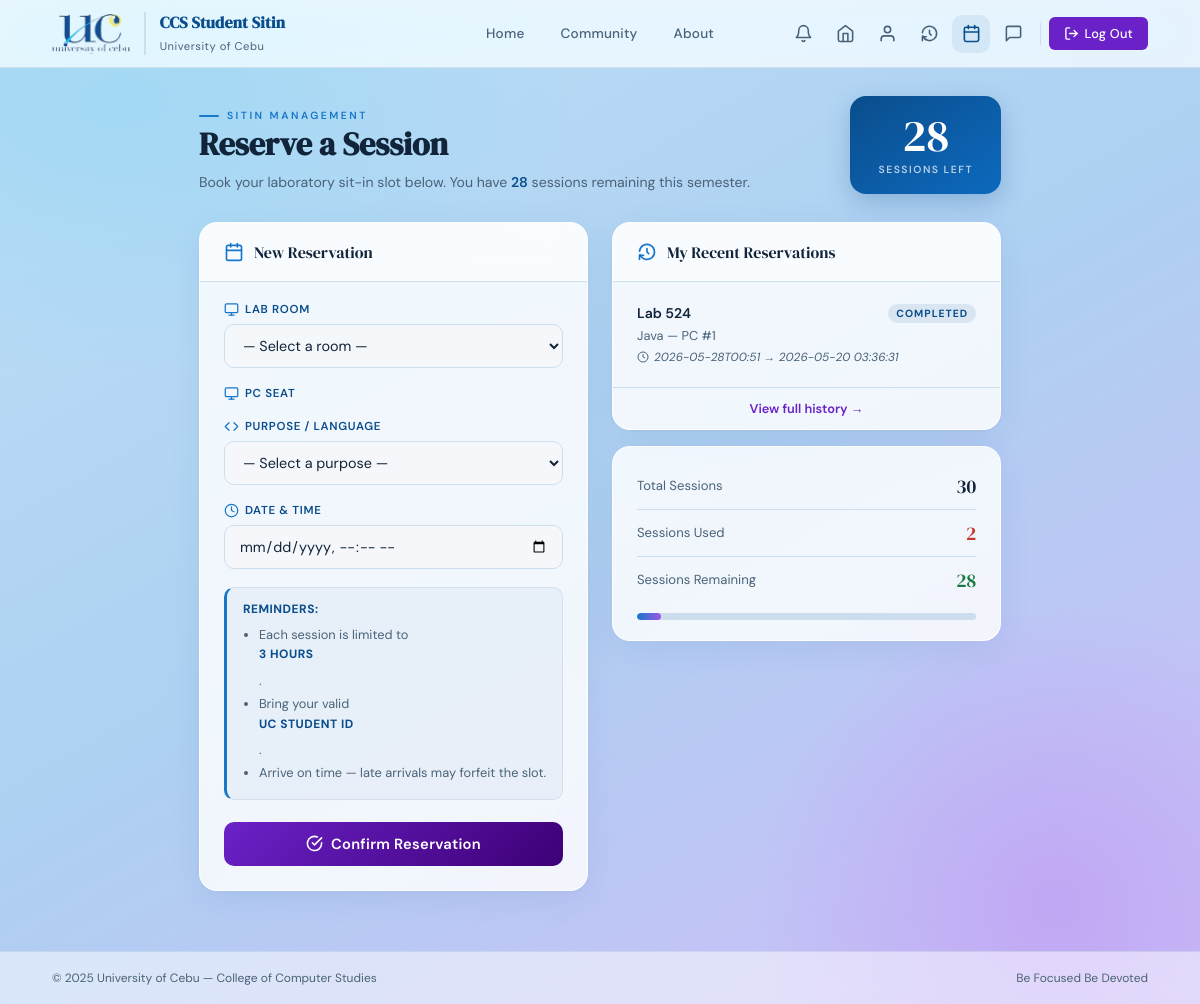
Screenshot of /Reservation.php (signed in) with the database file from the repository.
### tables this page shows
CREATE TABLE students (
    id          INTEGER PRIMARY KEY AUTOINCREMENT,
    student_id  TEXT    NOT NULL UNIQUE,
    first_name  TEXT    NOT NULL,
    middle_name TEXT    DEFAULT '',
    last_name   TEXT    NOT NULL,
    course      TEXT    NOT NULL,
    course_code TEXT    DEFAULT '',
    level       TEXT    NOT NULL,
    email       TEXT    NOT NULL UNIQUE,
    address     TEXT    DEFAULT '',
    password    TEXT    NOT NULL,
    profile_pic TEXT    DEFAULT NULL,
    sessions    INTEGER NOT NULL DEFAULT 30,
    used        INTEGER NOT NULL DEFAULT 0,
    created_at  TEXT    NOT NULL DEFAULT (datetime('now'))
);

CREATE TABLE sitin_logs (
    id         INTEGER PRIMARY KEY AUTOINCREMENT,
    student_id INTEGER NOT NULL REFERENCES students(id),
    lab_room   TEXT    NOT NULL,
    purpose    TEXT    NOT NULL,
    date_in    TEXT    NOT NULL DEFAULT (datetime('now')),
    date_out   TEXT    DEFAULT NULL,
    status     TEXT    NOT NULL DEFAULT 'pending',
    feedback   TEXT    DEFAULT NULL
, pc_number INTEGER DEFAULT NULL);

### Reservation.php (the view, shortened to what this page needs)
<?php
$db   = get_db();
$stmt = $db->prepare('SELECT * FROM students WHERE id = ? LIMIT 1');
$stmt->execute([$_SESSION['student']['id']]);
$student = $stmt->fetch();
$remaining = $student['sessions'] - $student['used'];
$errors    = [];
$reservations = $db->prepare("
    SELECT * FROM sitin_logs
    WHERE student_id = ?
    ORDER BY date_in DESC
    LIMIT 10
");
$reservations->execute([$student['id']]);
$reservations = $reservations->fetchAll();
?>
<!DOCTYPE html>
<html lang="en">
<head>
  <link rel="stylesheet" href="css/Style.css"/>
  <link rel="stylesheet" href="css/Students.css"/>
  <link rel="stylesheet" href="css/Reservation.css"/>
</head>
<body class="student-page" style="display:flex;flex-direction:column;min-height:100vh;">
<?php include __DIR__ . '/nav_student.php'; ?>
<main class="reservation-main" style="flex:1;">
  <div class="res-page-header">
    <div class="res-page-header-text">
      <span class="section-eyebrow">SitIn Management</span>
      <h1 class="res-page-title">Reserve a Session</h1>
      <p class="res-page-sub">Book your laboratory sit-in slot below. You have <strong><?= $remaining ?></strong> session<?= $remaining !== 1 ? 's' : '' ?> remaining this semester.</p>
    </div>
    <div class="res-session-badge">
      <span class="rsb-num"><?= $remaining ?></span>
      <span class="rsb-label">Sessions Left</span>
    </div>
  </div>
  <div class="res-layout">
    <div class="res-form-col">
      <div class="res-card">
        <div class="res-card-header">
          <span>New Reservation</span>
        </div>
        <?php if ($remaining <= 0): ?>
          <div class="res-alert res-alert--warning">
            <span>&#9888;</span>
            You have used all your sit-in sessions for this semester.
          </div>
        <?php else: ?>
        <form method="POST" action="Reservation.php" class="res-form" novalidate>
          <div class="res-field <?= isset($errors['lab_room']) ? 'res-field--error' : '' ?>">
            <label for="lab_room">
              <svg width="15" height="15" viewBox="0 0 24 24" fill="none" stroke="currentColor" stroke-width="2" stroke-linecap="round" stroke-linejoin="round">
                <rect x="2" y="3" width="20" height="14" rx="2" ry="2"/>
                <line x1="8" y1="21" x2="16" y2="21"/>
                <line x1="12" y1="17" x2="12" y2="21"/>
              </svg>
              Lab Room
            </label>
            <select id="lab_room" name="lab_room" onchange="onLabRoomChange(this.value)">
              <option value="">— Select a room —</option>
            </select>
          </div>
          <div class="res-field <?= isset($errors['pc_number']) ? 'res-field--error' : '' ?>">
            <label>
              <svg width="15" height="15" viewBox="0 0 24 24" fill="none" stroke="currentColor" stroke-width="2" stroke-linecap="round" stroke-linejoin="round">
                <rect x="2" y="3" width="20" height="14" rx="2" ry="2"/>
                <line x1="8" y1="21" x2="16" y2="21"/>
                <line x1="12" y1="17" x2="12" y2="21"/>
              </svg>
              PC Seat
            </label>
          </div>
          <div class="res-field <?= isset($errors['purpose']) ? 'res-field--error' : '' ?>">
            <label for="purpose">
              <svg width="15" height="15" viewBox="0 0 24 24" fill="none" stroke="currentColor" stroke-width="2" stroke-linecap="round" stroke-linejoin="round">
                <polyline points="16 18 22 12 16 6"/>
                <polyline points="8 6 2 12 8 18"/>
              </svg>
              Purpose / Language
            </label>
            <select id="purpose" name="purpose">
              <option value="">— Select a purpose —</option>
            </select>
          </div>
          <div class="res-field <?= isset($errors['date_in']) ? 'res-field--error' : '' ?>">
            <label for="date_in">
              <svg width="15" height="15" viewBox="0 0 24 24" fill="none" stroke="currentColor" stroke-width="2" stroke-linecap="round" stroke-linejoin="round">
                <circle cx="12" cy="12" r="10"/>
                <polyline points="12 6 12 12 16 14"/>
              </svg>
              Date &amp; Time
            </label>
            <input type="datetime-local" id="date_in" name="date_in"
              value="<?= htmlspecialchars($_POST['date_in'] ?? '') ?>"
              min="<?= date('Y-m-d\TH:i') ?>"/>
          </div>
          <div class="res-info-box">
            <strong>Reminders:</strong>
            <ul>
              <li>Each session is limited to <strong>3 hours</strong>.</li>
              <li>Bring your valid <strong>UC Student ID</strong>.</li>
              <li>Arrive on time — late arrivals may forfeit the slot.</li>
            </ul>
          </div>
          <button type="submit" class="res-submit-btn">
            <svg width="17" height="17" viewBox="0 0 24 24" fill="none" stroke="currentColor" stroke-width="2.2" stroke-linecap="round" stroke-linejoin="round">
              <path d="M22 11.08V12a10 10 0 1 1-5.93-9.14"/>
              <polyline points="22 4 12 14.01 9 11.01"/>
            </svg>
            Confirm Reservation
          </button>
        </form>
        <?php endif; ?>
      </div>
    </div>
    <div class="res-history-col">
      <div class="res-card">
        <div class="res-card-header">
          <svg width="20" height="20" viewBox="0 0 24 24" fill="none" stroke="currentColor" stroke-width="2" stroke-linecap="round" stroke-linejoin="round">
            <polyline points="12 8 12 12 14 14"/>
            <path d="M3.05 11a9 9 0 1 1 .5 4"/>
            <polyline points="3 21 3 16 8 16"/>
          </svg>
          <span>My Recent Reservations</span>
        </div>
        <?php if (empty($reservations)): ?>
          <div class="res-empty">
            <svg width="40" height="40" viewBox="0 0 24 24" fill="none" stroke="currentColor" stroke-width="1.4" stroke-linecap="round" stroke-linejoin="round" color="var(--rule)">
              <rect x="3" y="4" width="18" height="18" rx="2" ry="2"/>
              <line x1="16" y1="2" x2="16" y2="6"/>
              <line x1="8"  y1="2" x2="8"  y2="6"/>
              <line x1="3"  y1="10" x2="21" y2="10"/>
            </svg>
            <p>No reservations yet.</p>
            <small>Your sit-in history will appear here.</small>
          </div>
        <?php else: ?>
          <div class="res-history-list">
            <?php foreach ($reservations as $log): ?>
            <div class="res-history-item">
              <div class="rhi-top">
                <span class="rhi-room"><?= htmlspecialchars($log['lab_room']) ?></span>
                <span class="rhi-status rhi-status--<?= $log['status'] ?>">
                  <?= ucfirst(htmlspecialchars($log['status'])) ?>
                </span>
              </div>
              <div class="rhi-purpose"><?= htmlspecialchars($log['purpose']) ?>
                <?php if ($log['pc_number']): ?>
                  &mdash; PC #<?= $log['pc_number'] ?>
                <?php endif; ?>
              </div>
              <div class="rhi-date">
                <svg width="12" height="12" viewBox="0 0 24 24" fill="none" stroke="currentColor" stroke-width="2">
                  <circle cx="12" cy="12" r="10"/><polyline points="12 6 12 12 16 14"/>
                </svg>
                <?= htmlspecialchars($log['date_in']) ?>
                <?php if ($log['date_out']): ?>
                  &rarr; <?= htmlspecialchars($log['date_out']) ?>
                <?php endif; ?>
              </div>
            </div>
            <?php endforeach; ?>
          </div>
          <a href="History.php" class="res-view-all">View full history &rarr;</a>
        <?php endif; ?>
      </div>
      <div class="res-summary-card">
        <div class="rsc-row">
          <span class="rsc-label">Total Sessions</span>
          <span class="rsc-val"><?= $student['sessions'] ?></span>
        </div>
        <div class="rsc-divider"></div>
        <div class="rsc-row">
          <span class="rsc-label">Sessions Used</span>
          <span class="rsc-val used"><?= $student['used'] ?></span>
        </div>
        <div class="rsc-divider"></div>
        <div class="rsc-row">
          <span class="rsc-label">Sessions Remaining</span>
          <span class="rsc-val remaining"><?= $remaining ?></span>
        </div>
        <div class="rsc-bar-wrap">
          <div class="rsc-bar">
            <div class="rsc-bar-fill" style="width:<?= ($student['sessions'] > 0) ? round(($student['used']/$student['sessions'])*100) : 0 ?>%"></div>
          </div>
        </div>
      </div>
    </div>
  </div>
</main>
<?php include __DIR__ . '/footer.php'; ?>
</body>
</html>

### css/Students.css (style rules this page uses)
body.student-page { display: flex; flex-direction: column; min-height: 100vh; background: radial-gradient(ellipse 70% 50% at 10% 10%, #a2d8f4 0%, transparent 55%), radial-gradient(ellipse 50% 60% at 88% 90%, #c0a8f4 0%, transparent 50%), linear-gradient(150deg, #bde0f6 0%, #aed0f2 50%, #cdbcf8 100%); }
.section-eyebrow { font-size: 0.65rem; font-weight: 600; text-transform: uppercase; letter-spacing: 2.5px; color: var(--blue-mid); display: flex; align-items: center; gap: 8px; }
.section-eyebrow::before { content: ''; display: inline-block; width: 20px; height: 2px; background: var(--blue-mid); border-radius: 2px; }

### nav_student.php (style rules this page uses)
body.student-page a { text-decoration: none !important; }

### rows the page displays
students: remaining "28", sessions "30", used "2"
sitin_logs: lab_room "Lab 524", status "COMPLETED", purpose "Java", pc_number "1", date_in "2026-05-28T00:51", date_out "2026-05-20 03:36:31"
